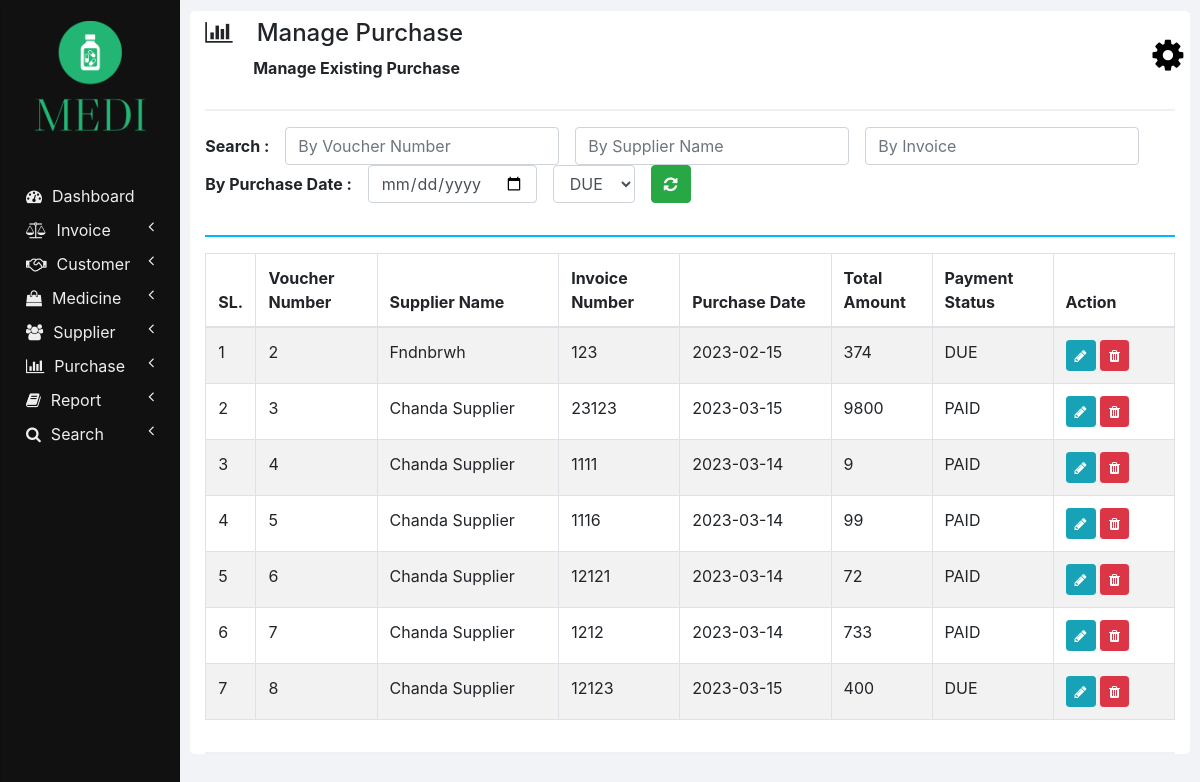
Screenshot of /manage_purchase.php with the database file from the repository.
### tables this page shows
CREATE TABLE `purchases` (
  `SUPPLIER_NAME` varchar(100) NOT NULL,
  `INVOICE_NUMBER` int(11) NOT NULL,
  `VOUCHER_NUMBER` int(11) NOT NULL,
  `PURCHASE_DATE` varchar(10) NOT NULL,
  `TOTAL_AMOUNT` double NOT NULL,
  `PAYMENT_STATUS` varchar(20) NOT NULL
);

### php/manage_purchase.php (the view, shortened to what this page needs)
<?php
  function showPurchases($id) {
    require "db_connection.php";
    if($con) {
      $seq_no = 0;
      $query = "SELECT * FROM purchases";
      $result = mysqli_query($con, $query);
      while($row = mysqli_fetch_array($result)) {
        $seq_no++;
        if($row['VOUCHER_NUMBER'] == $id)
          showEditOptionsRow($seq_no, $row);
        else
          showPurchaseRow($seq_no, $row);
      }
    }
  }
  function showPurchaseRow($seq_no, $row) {
    ?>
    <tr>
      <td><?php echo $seq_no; ?></td>
      <td><?php echo $row['VOUCHER_NUMBER']; ?></td>
      <td><?php echo $row['SUPPLIER_NAME'] ?></td>
      <td><?php echo $row['INVOICE_NUMBER']; ?></td>
      <td><?php echo $row['PURCHASE_DATE']; ?></td>
      <td><?php echo $row['TOTAL_AMOUNT']; ?></td>
      <td><?php echo $row['PAYMENT_STATUS']; ?></td>
      <td>
        <button href="" class="btn btn-info btn-sm" onclick="editPurchase(<?php echo $row['VOUCHER_NUMBER']; ?>);">
          <i class="fa fa-pencil"></i>
        </button>
        <button class="btn btn-danger btn-sm" onclick="deletePurchase(<?php echo $row['VOUCHER_NUMBER']; ?>);">
          <i class="fa fa-trash"></i>
        </button>
      </td>
    </tr>
    <?php
  }
  ?>

### css/sidenav.css (style rules this page uses)
body { background-color: #f1f3f6; }
.sidenav { width: 15%; height: 100vh; background-color: #222222; position: fixed; z-index: 1; flex: 1 0 auto; }
.card { width: 100%; height: 100%; top: 0; border-radius: 0; background-color: #111111; }
.logo .profile { margin-left: 50%; transform: translate(-50%); height: 110px; width: auto; }
.main-menu-item { padding: 5px 5px; cursor: pointer; }
.main-menu-item > a { color: #eeeeee; text-decoration: none; font-size: 16px; }
.main-menu-item > a > span { margin-left: 10px; }

### css/home.css (style rules this page uses)
html, body { height: 100vh; }

### rows the page displays
purchases: seq_no "1", VOUCHER_NUMBER "2", SUPPLIER_NAME "Fndnbrwh", INVOICE_NUMBER "123", PURCHASE_DATE "2023-02-15", TOTAL_AMOUNT "374", PAYMENT_STATUS "DUE"
purchases: seq_no "2", VOUCHER_NUMBER "3", SUPPLIER_NAME "Chanda Supplier", INVOICE_NUMBER "23123", PURCHASE_DATE "2023-03-15", TOTAL_AMOUNT "9800", PAYMENT_STATUS "PAID"
purchases: seq_no "3", VOUCHER_NUMBER "4", SUPPLIER_NAME "Chanda Supplier", INVOICE_NUMBER "1111", PURCHASE_DATE "2023-03-14", TOTAL_AMOUNT "9", PAYMENT_STATUS "PAID"
purchases: seq_no "4", VOUCHER_NUMBER "5", SUPPLIER_NAME "Chanda Supplier", INVOICE_NUMBER "1116", PURCHASE_DATE "2023-03-14", TOTAL_AMOUNT "99", PAYMENT_STATUS "PAID"
purchases: seq_no "5", VOUCHER_NUMBER "6", SUPPLIER_NAME "Chanda Supplier", INVOICE_NUMBER "12121", PURCHASE_DATE "2023-03-14", TOTAL_AMOUNT "72", PAYMENT_STATUS "PAID"
purchases: seq_no "6", VOUCHER_NUMBER "7", SUPPLIER_NAME "Chanda Supplier", INVOICE_NUMBER "1212", PURCHASE_DATE "2023-03-14", TOTAL_AMOUNT "733", PAYMENT_STATUS "PAID"
purchases: seq_no "7", VOUCHER_NUMBER "8", SUPPLIER_NAME "Chanda Supplier", INVOICE_NUMBER "12123", PURCHASE_DATE "2023-03-15", TOTAL_AMOUNT "400", PAYMENT_STATUS "DUE"

### other values shown
$heading "Manage Purchase"
$sub_heading "Manage Existing Purchase"
